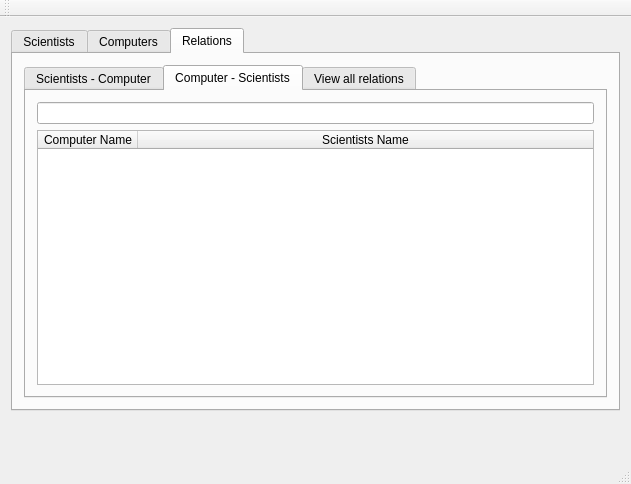
<?xml version="1.0" encoding="UTF-8"?>
<ui version="4.0">
 <class>MainWindow</class>
 <widget class="QMainWindow" name="MainWindow">
  <property name="geometry">
   <rect>
    <x>0</x>
    <y>0</y>
    <width>631</width>
    <height>484</height>
   </rect>
  </property>
  <property name="windowTitle">
   <string>The computer Science history database</string>
  </property>
  <property name="windowIcon">
   <iconset resource="myresources.qrc">
    <normaloff>:/icon/monitor.png</normaloff>:/icon/monitor.png</iconset>
  </property>
  <widget class="QWidget" name="centralWidget">
   <layout class="QVBoxLayout" name="verticalLayout">
    <item>
     <widget class="QTabWidget" name="tabWidget">
      <property name="mouseTracking">
       <bool>false</bool>
      </property>
      <property name="currentIndex">
       <number>2</number>
      </property>
      <widget class="QWidget" name="Scientists">
       <attribute name="title">
        <string>Scientists</string>
       </attribute>
       <layout class="QVBoxLayout" name="verticalLayout_2">
        <item>
         <widget class="QLineEdit" name="input_scientist_search">
          <property name="placeholderText">
           <string>Type here to search for a specific scientist...</string>
          </property>
         </widget>
        </item>
        <item>
         <layout class="QHBoxLayout" name="horizontalLayout">
          <item>
           <widget class="QComboBox" name="combobox_filter_students"/>
          </item>
          <item>
           <widget class="QComboBox" name="comboBox_2"/>
          </item>
         </layout>
        </item>
        <item>
         <widget class="QTableWidget" name="table_Students">
          <attribute name="horizontalHeaderShowSortIndicator" stdset="0">
           <bool>false</bool>
          </attribute>
          <attribute name="horizontalHeaderStretchLastSection">
           <bool>true</bool>
          </attribute>
          <attribute name="verticalHeaderShowSortIndicator" stdset="0">
           <bool>false</bool>
          </attribute>
          <attribute name="verticalHeaderStretchLastSection">
           <bool>false</bool>
          </attribute>
          <column>
           <property name="text">
            <string>Name</string>
           </property>
          </column>
          <column>
           <property name="text">
            <string>Gender</string>
           </property>
          </column>
          <column>
           <property name="text">
            <string>Birth year</string>
           </property>
          </column>
          <column>
           <property name="text">
            <string>Death year</string>
           </property>
          </column>
          <column>
           <property name="text">
            <string>Nationality</string>
           </property>
          </column>
         </widget>
        </item>
        <item>
         <layout class="QHBoxLayout" name="horizontalLayout_2">
          <item>
           <widget class="QPushButton" name="button_Add_Scientists">
            <property name="enabled">
             <bool>true</bool>
            </property>
            <property name="text">
             <string>Add new scientist</string>
            </property>
           </widget>
          </item>
          <item>
           <widget class="QPushButton" name="button_remove_scientist">
            <property name="enabled">
             <bool>false</bool>
            </property>
            <property name="text">
             <string>Remove selected</string>
            </property>
           </widget>
          </item>
         </layout>
        </item>
        <item>
         <widget class="QPushButton" name="button_edit_scientist">
          <property name="enabled">
           <bool>true</bool>
          </property>
          <property name="text">
           <string>Edit scientist information</string>
          </property>
         </widget>
        </item>
       </layout>
      </widget>
      <widget class="QWidget" name="tab">
       <attribute name="title">
        <string>Computers</string>
       </attribute>
       <layout class="QVBoxLayout" name="verticalLayout_3">
        <item>
         <widget class="QLineEdit" name="line_input_Computer_name">
          <property name="placeholderText">
           <string>Type here to search for a specific computer...</string>
          </property>
         </widget>
        </item>
        <item>
         <layout class="QHBoxLayout" name="horizontalLayout_3">
          <item>
           <widget class="QComboBox" name="comboBox_filte_Computers"/>
          </item>
          <item>
           <widget class="QComboBox" name="comboBox_3"/>
          </item>
         </layout>
        </item>
        <item>
         <widget class="QTableWidget" name="table_computers">
          <attribute name="horizontalHeaderStretchLastSection">
           <bool>true</bool>
          </attribute>
          <column>
           <property name="text">
            <string>Name</string>
           </property>
          </column>
          <column>
           <property name="text">
            <string>Build year</string>
           </property>
          </column>
          <column>
           <property name="text">
            <string>Type</string>
           </property>
          </column>
          <column>
           <property name="text">
            <string>Constr</string>
           </property>
          </column>
         </widget>
        </item>
        <item>
         <layout class="QHBoxLayout" name="horizontalLayout_5">
          <item>
           <widget class="QPushButton" name="button_add_computer">
            <property name="text">
             <string>Save</string>
            </property>
           </widget>
          </item>
          <item>
           <widget class="QPushButton" name="button_delete_computer">
            <property name="enabled">
             <bool>false</bool>
            </property>
            <property name="text">
             <string>Remove selected computer</string>
            </property>
           </widget>
          </item>
         </layout>
        </item>
        <item>
         <widget class="QPushButton" name="button_Edit_Computer">
          <property name="text">
           <string>Edit Computer informations</string>
          </property>
         </widget>
        </item>
       </layout>
      </widget>
      <widget class="QWidget" name="Relations">
       <attribute name="title">
        <string>Relations</string>
       </attribute>
       <layout class="QVBoxLayout" name="verticalLayout_4">
        <item>
         <layout class="QHBoxLayout" name="horizontalLayout_4">
          <item>
           <widget class="QTabWidget" name="tabWidget_2">
            <property name="currentIndex">
             <number>1</number>
            </property>
            <widget class="QWidget" name="Scientists_Computer">
             <attribute name="title">
              <string>Scientists - Computer</string>
             </attribute>
             <layout class="QVBoxLayout" name="verticalLayout_5">
              <item>
               <widget class="QLineEdit" name="input_Scientists_id"/>
              </item>
              <item>
               <widget class="QTableWidget" name="table_Scientists_Computer">
                <attribute name="horizontalHeaderShowSortIndicator" stdset="0">
                 <bool>false</bool>
                </attribute>
                <attribute name="horizontalHeaderStretchLastSection">
                 <bool>true</bool>
                </attribute>
                <column>
                 <property name="text">
                  <string>Scientists Name</string>
                 </property>
                </column>
                <column>
                 <property name="text">
                  <string>Computer Name</string>
                 </property>
                </column>
               </widget>
              </item>
             </layout>
            </widget>
            <widget class="QWidget" name="computer_Scientists">
             <attribute name="title">
              <string>Computer - Scientists</string>
             </attribute>
             <layout class="QVBoxLayout" name="verticalLayout_6">
              <item>
               <widget class="QLineEdit" name="Input_Computer_id"/>
              </item>
              <item>
               <widget class="QTableWidget" name="table_Computer_Scientists">
                <attribute name="horizontalHeaderStretchLastSection">
                 <bool>true</bool>
                </attribute>
                <column>
                 <property name="text">
                  <string>Computer Name</string>
                 </property>
                </column>
                <column>
                 <property name="text">
                  <string>Scientists Name</string>
                 </property>
                </column>
               </widget>
              </item>
             </layout>
            </widget>
            <widget class="QWidget" name="viewallconnections">
             <attribute name="title">
              <string>View all relations</string>
             </attribute>
             <layout class="QVBoxLayout" name="verticalLayout_7">
              <item>
               <widget class="QTableWidget" name="table_View_join_Connections">
                <attribute name="horizontalHeaderStretchLastSection">
                 <bool>true</bool>
                </attribute>
                <column>
                 <property name="text">
                  <string>ID</string>
                 </property>
                </column>
                <column>
                 <property name="text">
                  <string>Scientists Name</string>
                 </property>
                </column>
                <column>
                 <property name="text">
                  <string>Computer Name</string>
                 </property>
                </column>
               </widget>
              </item>
              <item>
               <layout class="QHBoxLayout" name="horizontalLayout_6">
                <item>
                 <widget class="QPushButton" name="button_add_connection">
                  <property name="text">
                   <string>Add relation</string>
                  </property>
                 </widget>
                </item>
                <item>
                 <widget class="QPushButton" name="button_remove_connection">
                  <property name="enabled">
                   <bool>false</bool>
                  </property>
                  <property name="text">
                   <string>Remove relation</string>
                  </property>
                 </widget>
                </item>
               </layout>
              </item>
             </layout>
            </widget>
           </widget>
          </item>
         </layout>
        </item>
       </layout>
      </widget>
     </widget>
    </item>
    <item>
     <widget class="QLabel" name="label_test_2">
      <property name="text">
       <string/>
      </property>
     </widget>
    </item>
    <item>
     <widget class="QLabel" name="label_test">
      <property name="text">
       <string/>
      </property>
     </widget>
    </item>
   </layout>
  </widget>
  <widget class="QMenuBar" name="menuBar">
   <property name="geometry">
    <rect>
     <x>0</x>
     <y>0</y>
     <width>631</width>
     <height>21</height>
    </rect>
   </property>
  </widget>
  <widget class="QToolBar" name="mainToolBar">
   <attribute name="toolBarArea">
    <enum>TopToolBarArea</enum>
   </attribute>
   <attribute name="toolBarBreak">
    <bool>false</bool>
   </attribute>
  </widget>
  <widget class="QStatusBar" name="statusBar"/>
 </widget>
 <layoutdefault spacing="6" margin="11"/>
 <resources>
  <include location="myresources.qrc"/>
 </resources>
 <connections/>
</ui>
